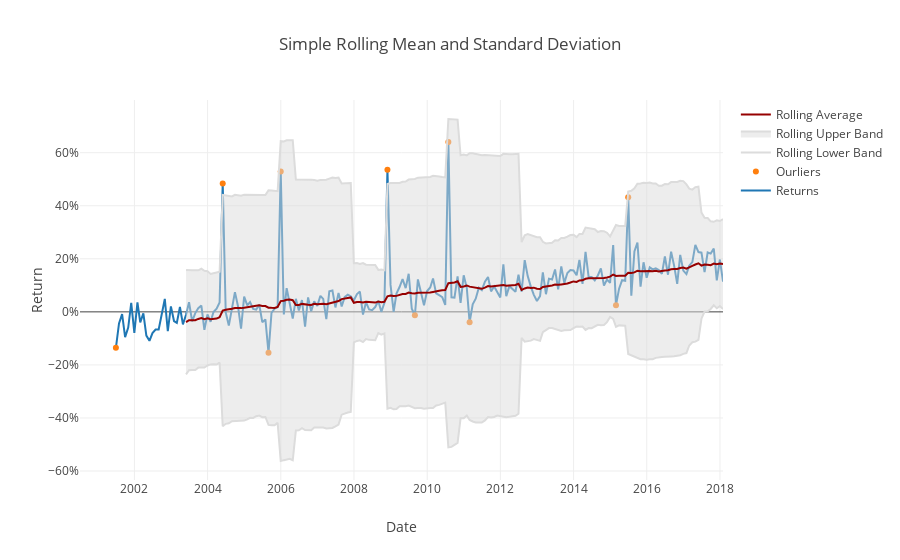

Notebook code for this chart:
### Code cell
fig = go.Figure(data=data, layout=layout)
py.iplot(fig)

### Figure 1 — Plotly figure (JSON) as saved in the notebook; plotly's stock layout.template omitted (floating-point values rounded to 4 significant figures; data arrays with more than 128 entries replaced by an {"elided": "..."} marker saying what was removed)
{"data": [{"name": "Returns", "type": "scatter", "uid": "ab56b530-bdca-11e8-ac59-d89d67f4bdf4", "x": {"elided": "200 str values"}, "y": {"elided": "200 float values"}}, {"mode": "markers", "name": "Ourliers", "type": "scatter", "uid": "ab56b531-bdca-11e8-9cee-d89d67f4bdf4", "x": ["2001-06-30", "2004-05-31", "2005-08-31", "2005-12-31", "2008-11-30", "2009-08-31", "2010-07-31", "2011-02-28", "2015-02-28", "2015-06-30"], "y": [-0.1355, 0.4835, -0.1543, 0.5293, 0.5357, -0.01284, 0.6405, -0.0391, 0.02534, 0.4319]}, {"line": {"color": "rgb(220,220,220)"}, "name": "Rolling Lower Band", "type": "scatter", "uid": "ab56dc40-bdca-11e8-ae0f-d89d67f4bdf4", "x": {"elided": "200 str values"}, "y": {"elided": "200 float values"}}, {"fill": "tonexty", "line": {"color": "rgb(220,220,220)"}, "name": "Rolling Upper Band", "type": "scatter", "uid": "ab56dc41-bdca-11e8-abdb-d89d67f4bdf4", "x": {"elided": "200 str values"}, "y": {"elided": "200 float values"}}, {"line": {"color": "rgb(150, 0, 0)"}, "name": "Rolling Average", "type": "scatter", "uid": "ab56dc42-bdca-11e8-8b3d-d89d67f4bdf4", "x": {"elided": "200 str values"}, "y": {"elided": "200 float values"}}], "layout": {"title": "Simple Rolling Mean and Standard Deviation", "xaxis": {"title": "Date"}, "yaxis": {"tickformat": ".0%", "title": "Return"}}}
